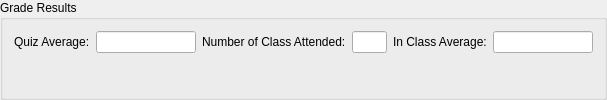
        <widget class="QGroupBox" name="gradeRes">
         <property name="title">
          <string>Grade Results</string>
         </property>
         <layout class="QHBoxLayout" name="horizontalLayout_4">
          <item>
           <layout class="QFormLayout" name="formLayout_5">
            <item row="0" column="0">
             <widget class="QLabel" name="label_14">
              <property name="text">
               <string>Quiz Average:</string>
              </property>
             </widget>
            </item>
            <item row="0" column="1">
             <widget class="QLineEdit" name="quizAvg">
              <property name="maximumSize">
               <size>
                <width>100</width>
                <height>16777215</height>
               </size>
              </property>
             </widget>
            </item>
           </layout>
          </item>
          <item>
           <layout class="QFormLayout" name="formLayout_6">
            <item row="0" column="0">
             <widget class="QLabel" name="label_15">
              <property name="text">
               <string>Number of Class Attended:</string>
              </property>
             </widget>
            </item>
            <item row="0" column="1">
             <widget class="QLineEdit" name="numAtten">
              <property name="maximumSize">
               <size>
                <width>35</width>
                <height>16777215</height>
               </size>
              </property>
             </widget>
            </item>
           </layout>
          </item>
          <item>
           <layout class="QFormLayout" name="formLayout_7">
            <item row="0" column="0">
             <widget class="QLabel" name="label_16">
              <property name="text">
               <string>In Class Average:</string>
              </property>
             </widget>
            </item>
            <item row="0" column="1">
             <widget class="QLineEdit" name="inclassAvg">
              <property name="maximumSize">
               <size>
                <width>100</width>
                <height>16777215</height>
               </size>
              </property>
             </widget>
            </item>
           </layout>
          </item>
         </layout>
        </widget>
